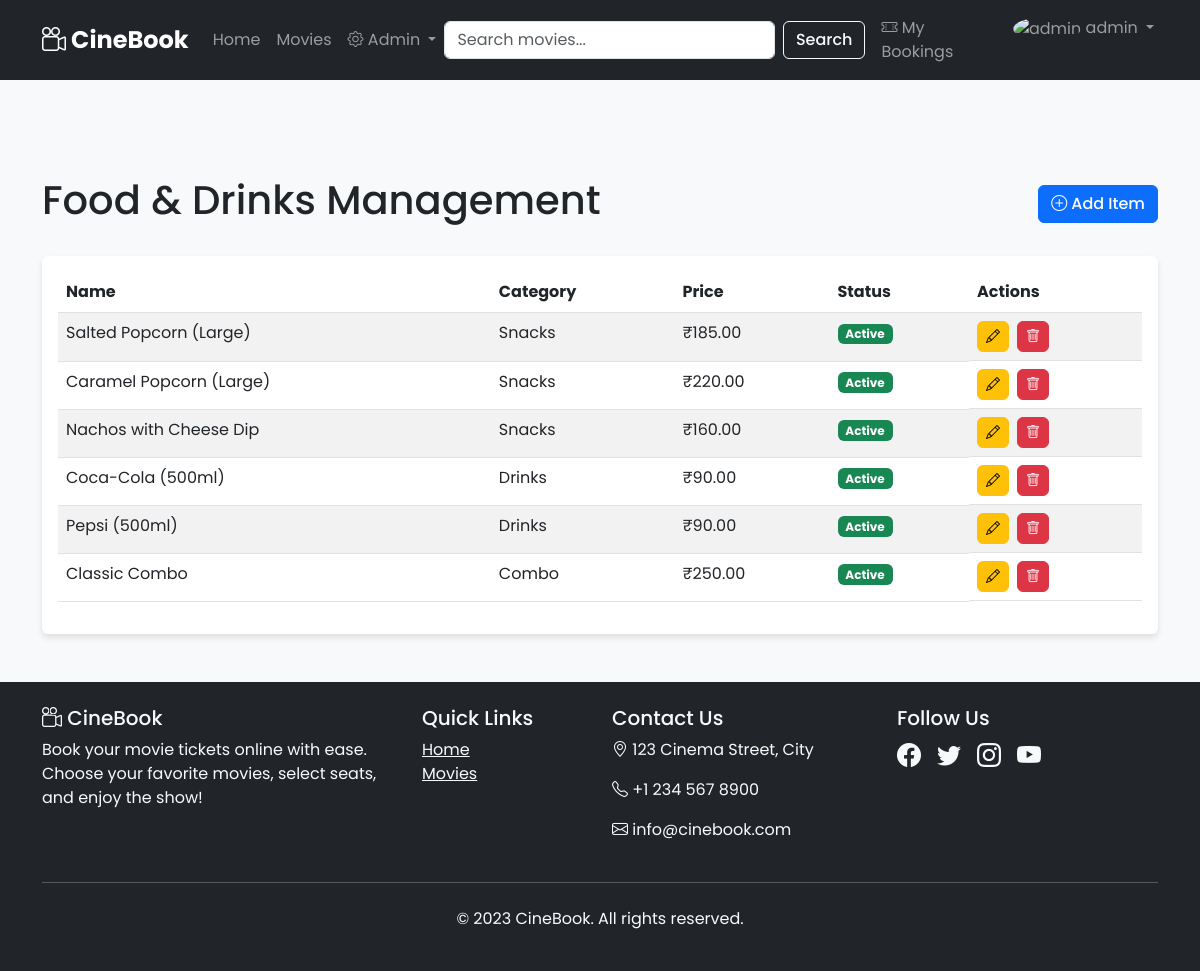
Page /admin/food (signed in) on the committed database.
### app.py (models this page shows)
class FoodItem(db.Model):
    id = db.Column(db.Integer, primary_key=True)
    name = db.Column(db.String(100), nullable=False)
    description = db.Column(db.Text)
    price = db.Column(db.Float, nullable=False)
    image_url = db.Column(db.String(200), default="/static/images/default-food.png")
    category = db.Column(db.String(50), default="Snacks") # e.g., Snacks, Drinks, Combo
    is_active = db.Column(db.Boolean, default=True)

### app.py (the view)
@app.route("/admin/food")
@admin_required
def admin_food_items():
    items = FoodItem.query.all()
    return render_template("admin/food_items.html", items=items, user=session.get("user"))

### app.py (called while the page is built)
def admin_required(f):
    @wraps(f)
    def decorated_function(*args, **kwargs):
        user = session.get("user")
        if not user or user.get("role") != "admin":
            flash("Admin access is required for this page.", "danger")
            return redirect(url_for("index"))
        return f(*args, **kwargs)
    return decorated_function

### templates/admin/food_items.html (shortened to what this page needs)
{% extends "base.html" %}
{% block content %}
<div class="container" style="margin-top: 100px;">
    <div class="d-flex justify-content-between align-items-center mb-4">
        <h1>Food & Drinks Management</h1>
        <a href="{{ url_for('admin_add_food_item') }}" class="btn btn-primary">
            <i class="bi bi-plus-circle"></i> Add Item
        </a>
    </div>
    <div class="card">
        <div class="card-body">
            <table class="table table-striped">
                <thead>
                    <tr>
                        <th>Name</th>
                        <th>Category</th>
                        <th>Price</th>
                        <th>Status</th>
                        <th>Actions</th>
                    </tr>
                </thead>
                <tbody>
                    {% for item in items %}
                    <tr>
                        <td>{{ item.name }}</td>
                        <td>{{ item.category }}</td>
                        <td>₹{{ "%.2f"|format(item.price) }}</td>
                        <td>
                            <span class="badge bg-{% if item.is_active %}success{% else %}secondary{% endif %}">
                                {% if item.is_active %}Active{% else %}Inactive{% endif %}
                            </span>
                        </td>
                        <td class="d-flex gap-2">
                            <a href="{{ url_for('admin_edit_food_item', item_id=item.id) }}" class="btn btn-sm btn-warning">
                                <i class="bi bi-pencil"></i>
                            </a>
                            <form action="{{ url_for('admin_delete_food_item', item_id=item.id) }}" method="POST" onsubmit="return confirm('Are you sure?');">
                                <button type="submit" class="btn btn-sm btn-danger"><i class="bi bi-trash"></i></button>
                            </form>
                        </td>
                    </tr>
                    {% endfor %}
                </tbody>
            </table>
        </div>
    </div>
</div>
{% endblock %}

### static/css/style.css (style rules this page uses)
body { padding-top: 76px; background-color: #f8f9fa; display: flex; flex-direction: column; min-height: 100vh; font-family: 'Poppins', sans-serif; / ADD THIS LINE */ }
.card { border: none; box-shadow: 0 4px 6px rgba(0, 0, 0, 0.1); }
.btn { border-radius: 6px; font-weight: 500; }

### rows in the picture
FoodItem: name "Salted Popcorn (Large)", category "Snacks", price "185.00", is_active "Active"
FoodItem: name "Caramel Popcorn (Large)", category "Snacks", price "220.00", is_active "Active"
FoodItem: name "Nachos with Cheese Dip", category "Snacks", price "160.00", is_active "Active"
FoodItem: name "Coca-Cola (500ml)", category "Drinks", price "90.00", is_active "Active"
FoodItem: name "Pepsi (500ml)", category "Drinks", price "90.00", is_active "Active"
FoodItem: name "Classic Combo", category "Combo", price "250.00", is_active "Active"

### other values in the picture
{{ user.username }} "admin"
